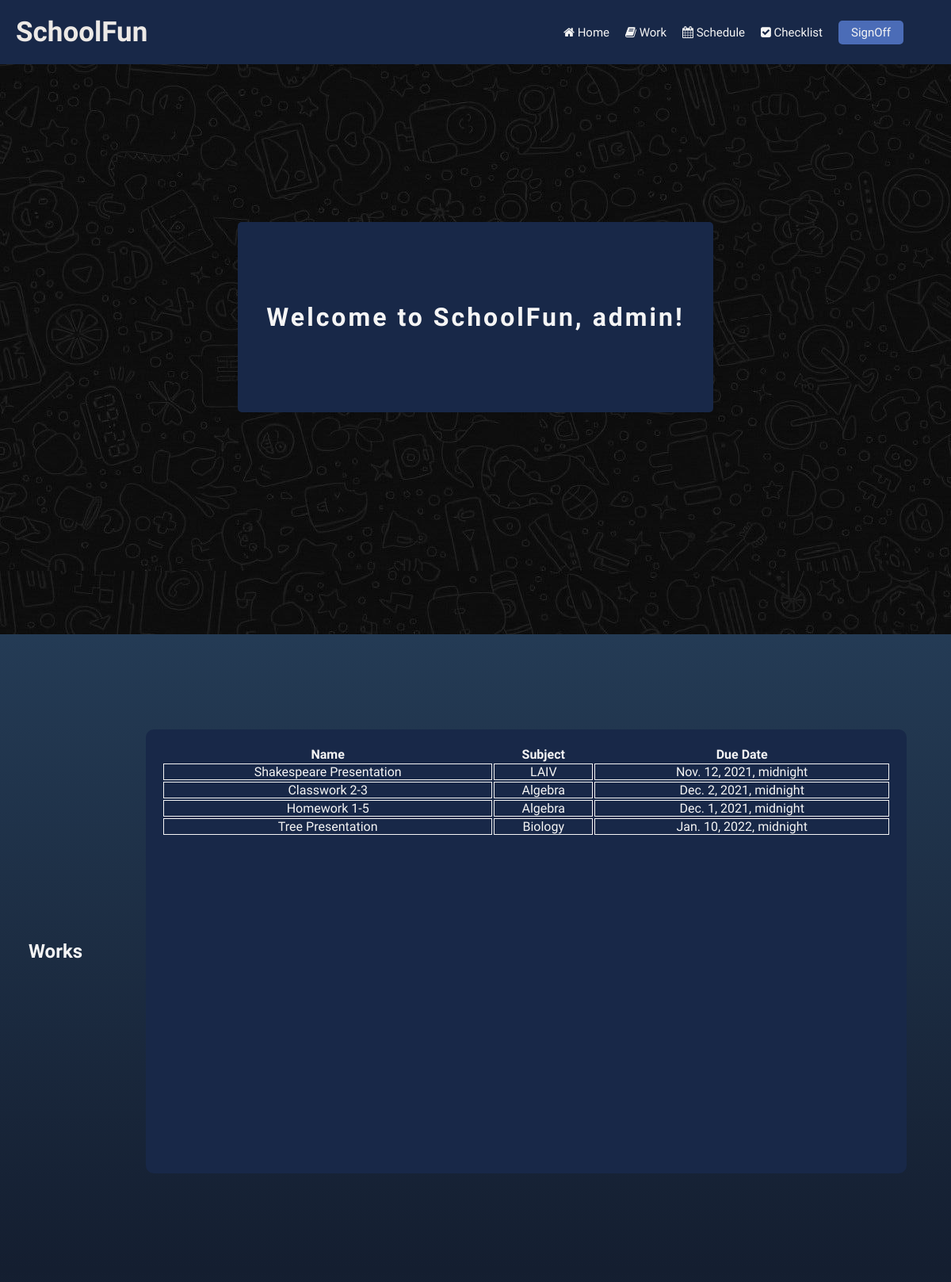
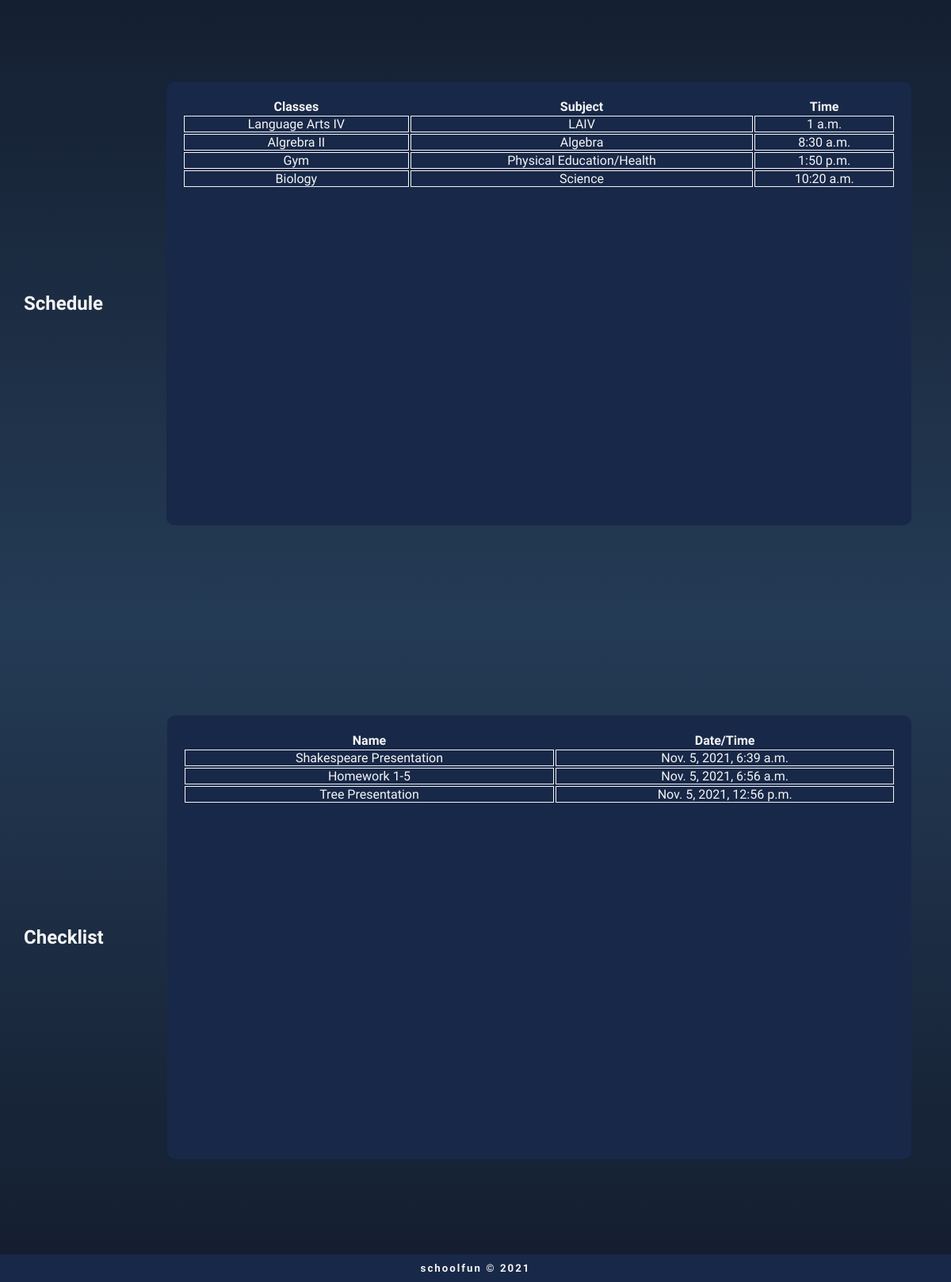
The app's page / (signed in) with its own data (2 pictures, top to bottom).
### school/models.py (models this page shows, shortened)
class Work(models.Model):
    name = models.CharField(max_length=200)
    subject = models.CharField(max_length=100)
    due_date = models.DateTimeField(auto_now=False, auto_now_add=False)
    def __str__(self):
        return f"{self.name}"

class Schedule(models.Model):
    class_name = models.CharField(max_length=200)
    subject = models.CharField(max_length=200)
    time = models.TimeField(auto_now=False, auto_now_add=False)

class CheckList(models.Model):
    check_name = models.ForeignKey(Work, on_delete=CASCADE)
    timestamp = models.DateTimeField(auto_now_add=True)

### school/views.py (the view)
# urls.py: path("", views.HomeView.as_view(), name="home"),
class HomeView(LoginRequiredMixin, TemplateView):
    template_name = "school/home.html"
    def get_context_data(self, **kwargs):
        context = super().get_context_data(**kwargs)
        context["works"] = Work.objects.all()
        context["schedules"] = Schedule.objects.all()
        context["checklists"] = CheckList.objects.all()
        return context

### school/templates/school/home.html
{% extends 'school/base.html' %}
{% load static%}
{% block content %}
    <div class="starter-page" style="background-image: url('{% static 'school/assets/welcomepage.jpeg' %}');">
        <div class="welcome">
            <h1>Welcome to SchoolFun, {{ user.username }}!</h1>
        </div>
    </div>
    <div class="work-page">
        <h2 class="title-page">Works</h2>
        <div class="page">
            <table class="work-table">
                <thead>
                    <tr>
                        <th>Name</th>
                        <th>Subject</th>
                        <th>Due Date</th>
                    </tr>
                </thead>
                <tbody>
                {% for work in works %}
                    <tr>
                        <td>{{ work.name }}</td>
                        <td>{{ work.subject }}</td>
                        <td>{{ work.due_date }}</td>
                    </tr>
                {% endfor %}
                </tbody>
            </table>
        </div>
    </div>
    <div class="schedule-page">
        <h2 class="title-page">Schedule</h2>
        <div class="page">
            <table class="schedule-table">
                <thead>
                    <tr>
                        <th>Classes</th>
                        <th>Subject</th>
                        <th>Time</th>
                    </tr>
                </thead>
                <tbody>
                {% for schedule in schedules %}
                    <tr>
                        <td>{{ schedule.class_name }}</td>
                        <td>{{ schedule.subject }}</td>
                        <td>{{ schedule.time }}</td>
                    </tr>
                {% endfor %}
                </tbody>
            </table>
        </div>
    </div>
    <div class="checklist-page">
        <h2 class="title-page">Checklist</h2>
        <div class="page">
            <table class="checklist-table">
                <thead>
                    <tr>
                        <th>Name</th>
                        <th>Date/Time</th>
                    </tr>
                </thead>
                <tbody>
                {% for checklist in checklists %}
                    <tr>
                        <td>{{ checklist.check_name }}</td>
                        <td>{{ checklist.timestamp }}</td>
                    </tr>
                {% endfor %}
                </tbody>
            </table>
        </div>
    </div>
{% endblock %}

### school/templates/school/base.html (shortened to what this page needs)
{% load static %}
<!DOCTYPE html>
<html lang="en">
<head>
    <link rel="stylesheet" href="{% static 'school/main.css' %}">
    <link rel="stylesheet" href="https://cdnjs.cloudflare.com/ajax/libs/font-awesome/4.7.0/css/font-awesome.min.css">
</head>
<body>
    <div>
        {% if user.is_authenticated %}
        <header id="header">
                <nav class=id="nav">
                <div class="nav-center">
                    <a href="{% url 'home'%}"><h1 id="nav-logo">SchoolFun</h1></a>
                    <ul class="links">
                        <li>
                            <a class="nav-links" href="{% url 'home'%}"><i class="fa fa-home"></i> Home</a>
                        </li>
                        <li>
                            <a class="nav-links" href="{% url 'work'%}"><i class="fa fa-book"></i> Work</a>
                        </li>
                        <li>
                            <a class="nav-links" href="{% url 'schedule' %}"><i class="fa fa-calendar"></i> Schedule</a>
                        </li>
                        <li>
                            <a class="nav-links" href="{% url 'checklist' %}"><i class="fa fa-check-square"></i> Checklist</a>
                        </li>
                        <li>
                            <a class="logout nav-links nav-links-btn" href="/logout">SignOff</a>
                        </li>
                    </ul>
                </nav>
                </div>
            {% endif %}
        <main>
            {% block content %}
            {% endblock %}
        </main>
        <footer>
            <h5 class="footer">SchoolFun &copy 2021</h5>
        </footer>
</body>
</html>

### school/static/school/main.css (style rules this page uses)
* { font-family: 'Irish Grover', Impact, Haettenschweiler, 'Arial Narrow Bold', sans-serif; margin: 0; padding: 0; box-sizing: border-box; text-decoration: none; }
html { scroll-behavior: smooth; height: 100vh; }
#header { background-color: #182848; position: fixed; width: 100%; }
#nav-logo { color: #ECE9E6; color: -webkit-linear-gradient(to right, #FFFFFF, #ECE9E6); color: linear-gradient(to right, #FFFFFF, #ECE9E6); font-size: 35px; }
.nav-center { display: flex; justify-content: space-between; align-items: center; padding: 20px; }
.links { list-style: none; display: flex; margin-right: 20px; }
.nav-links { color: whitesmoke; text-decoration: none; margin-right: 20px; font-size: 15px; }
.nav-links-btn { background-color: #4b6cb7; color: whitesmoke; padding: 6px 16px; border-radius: 5px; }
footer { padding: 10px; position: relative; display: flex; justify-content: center; text-align: center; text-transform: lowercase; background-color: #182848; color: whitesmoke; letter-spacing: 2px; }
.starter-page, .work-page, .checklist-page, .list-page, .form-page { height: 100vh; width: 100%; display: flex; justify-content: center; align-items: center; background: #141E30; background: -webkit-linear-gradient(to bottom, #243B55, #141E30); background: linear-gradient(to bottom, #243B55, #141E30); }
.schedule-page { height: 100vh; width: 100%; display: flex; justify-content: center; align-items: center; background: #141E30; background: -webkit-linear-gradient(to top, #243B55, #141E30); background: linear-gradient(to top, #243B55, #141E30); }
.welcome { width: 50%; display: flex; justify-content: center; flex-direction: column; text-align: center; height: 30%; padding: 20px; background-color: #182848; color: whitesmoke; border-radius: 5px; letter-spacing: 3px; }
.title-page { color: whitesmoke; margin: 20px; padding: 10px; }
.page { display: grid; align-items: flex-start; width: 80%; height: 70%; margin: 50px; background-color: #182848; color: whitesmoke; border-radius: 10px; }
.work-table, .checklist-table, .schedule-table { margin: 20px; width: auto; }
td { border: 1px solid whitesmoke; text-align: center; }

### records on screen
Work: name "Shakespeare Presentation", subject "LAIV", due_date "Nov. 12, 2021, midnight"
Work: name "Classwork 2-3", subject "Algebra", due_date "Dec. 2, 2021, midnight"
Work: name "Homework 1-5", subject "Algebra", due_date "Dec. 1, 2021, midnight"
Work: name "Tree Presentation", subject "Biology", due_date "Jan. 10, 2022, midnight"
Schedule: class_name "Language Arts IV", subject "LAIV", time "1 a.m."
Schedule: class_name "Algrebra II", subject "Algebra", time "8:30 a.m."
Schedule: class_name "Gym", subject "Physical Education/Health", time "1:50 p.m."
Schedule: class_name "Biology", subject "Science", time "10:20 a.m."
CheckList: check_name "Shakespeare Presentation", timestamp "Nov. 5, 2021, 6:39 a.m."
CheckList: check_name "Homework 1-5", timestamp "Nov. 5, 2021, 6:56 a.m."
CheckList: check_name "Tree Presentation", timestamp "Nov. 5, 2021, 12:56 p.m."

### other values on screen
{{ user.username }} "admin"
